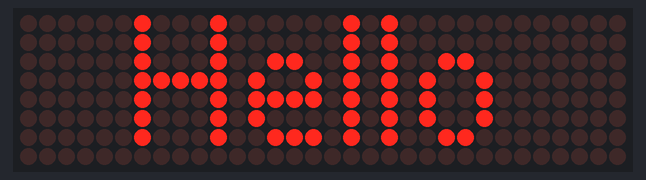
Bench run of a sketch on a simulated Arduino Uno, built with avr-gcc and run on an emulated ATmega328P. On the bench: 32×8 LED matrix.

Above: at 0.1 s.

The sketch:

TEXT.ino
```cpp
// Program to demonstrate the MD_Parola library
//
// Simplest program that does something useful - Hello World!
//
// MD_MAX72XX library can be found at https://github.com/MajicDesigns/MD_MAX72XX
//

#include <MD_Parola.h>
#include <MD_MAX72xx.h>
#include <SPI.h>

// Define the number of devices we have in the chain and the hardware interface
// NOTE: These pin numbers will probably not work with your hardware and may
// need to be adapted
#define HARDWARE_TYPE MD_MAX72XX::PAROLA_HW
#define MAX_DEVICES 4

#define CLK_PIN   13
#define DATA_PIN  11
#define CS_PIN    10

// Hardware SPI connection
MD_Parola P = MD_Parola(HARDWARE_TYPE, CS_PIN, MAX_DEVICES);
// Arbitrary output pins
// MD_Parola P = MD_Parola(HARDWARE_TYPE, DATA_PIN, CLK_PIN, CS_PIN, MAX_DEVICES);

void setup(void)
{
  P.begin();
  P.displayText("Hello", PA_CENTER, 0, 0, PA_PRINT, PA_NO_EFFECT);
}

void loop(void)
{
  P.displayAnimate();
}
```
